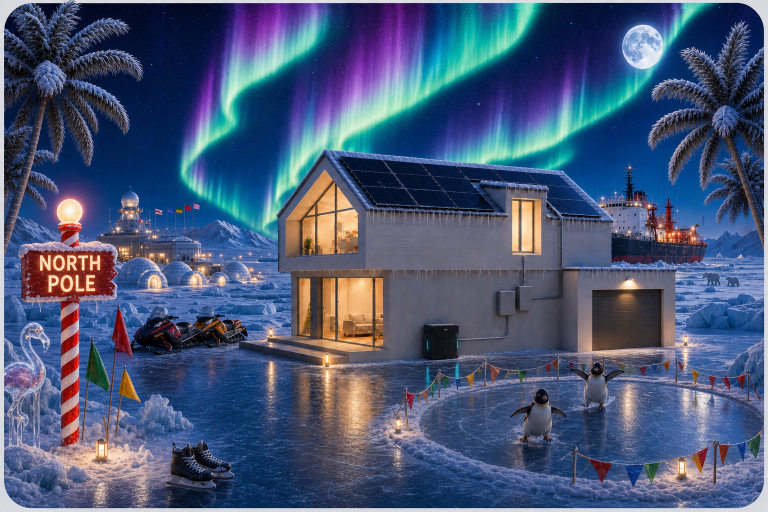
#> input picture images/-5 avond.png, 1536 x 1024 px (shown at 1/2 size); its folder holds only this picture in this run
$ python build-house-scenes-gif.py
#> lines starting #> are read from the running program, lines starting #| are printed output that depends on the picture
"""Build the lightweight README animation from all supplied house scenes."""

from pathlib import Path

from PIL import Image


ROOT = Path(__file__).resolve().parents[1]
SOURCE = ROOT / "images"
OUTPUT = ROOT / "docs" / "house-scenes.gif"
SIZE = (640, 427)
FRAME_DURATION_MS = 750

def build_frame(path: Path) -> Image.Image:
    with Image.open(path) as source:
#> source is the input picture: PIL image 1536x1024 RGB; mean R, G, B 72.5, 87.6, 118.9
        resized = source.convert("RGB").resize(SIZE, Image.Resampling.LANCZOS)
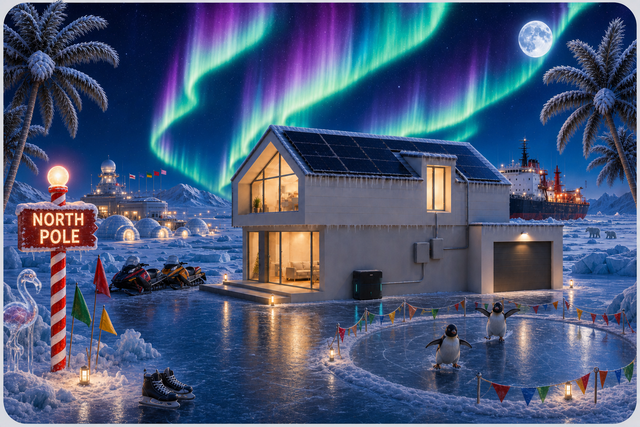
#> resized: PIL image 640x427 RGB; mean R, G, B 72.5, 87.6, 118.9
    return resized.quantize(colors=96, method=Image.Quantize.MEDIANCUT)
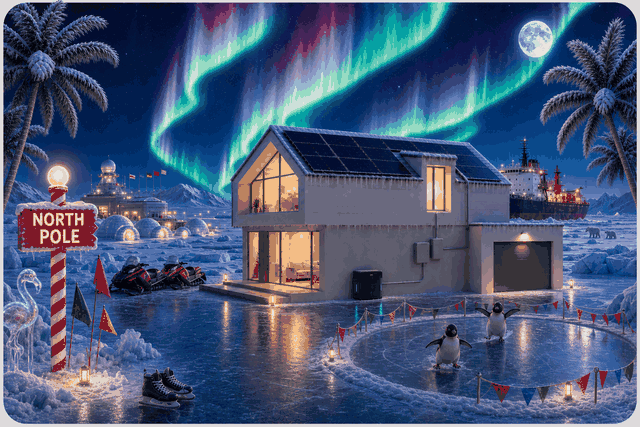
#> returned value: PIL image 640x427 P; mean R, G, B 72, 88, 119.2


def main() -> None:
    expected = sorted(SOURCE.rglob("*.png"), key=lambda path: path.as_posix())
    if not expected:
        raise FileNotFoundError("No scene images found")

    frames = [build_frame(path) for path in expected]
#> frames = 1 item
    OUTPUT.parent.mkdir(parents=True, exist_ok=True)
    frames[0].save(
        OUTPUT,
        save_all=True,
        append_images=frames[1:],
        duration=FRAME_DURATION_MS,
        loop=0,
        optimize=True,
        disposal=2,
    )
    print(f"Created {OUTPUT.relative_to(ROOT)} with {len(frames)} frames")
#| Created docs/house-scenes.gif with 1 frames


if __name__ == "__main__":
    main()

$ run again, on images/bevrijdingsdag avond.png
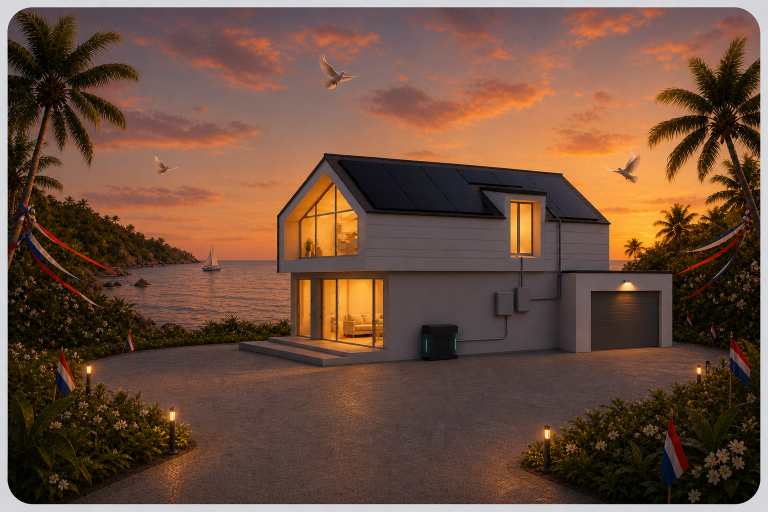
#> input picture images/bevrijdingsdag avond.png, 1536 x 1024 px (shown at 1/2 size)
#> in build_frame, source is the input picture: PIL image 1536x1024 RGB; mean R, G, B 109.2, 78.6, 61.4
#> in build_frame, `resized = source.convert("RGB").resize(SIZE, Image.Resampling.LANCZOS)`:
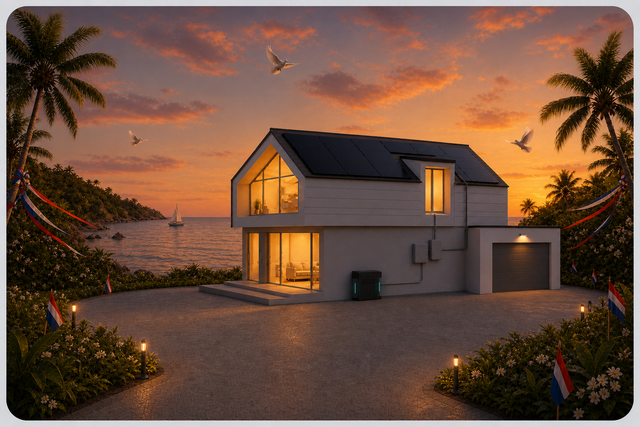
#> resized: PIL image 640x427 RGB; mean R, G, B 109.2, 78.6, 61.4
#> frames = 1 item
#| Created docs/house-scenes.gif with 1 frames

$ run again, on images/bevrijdingsdag overdag.png
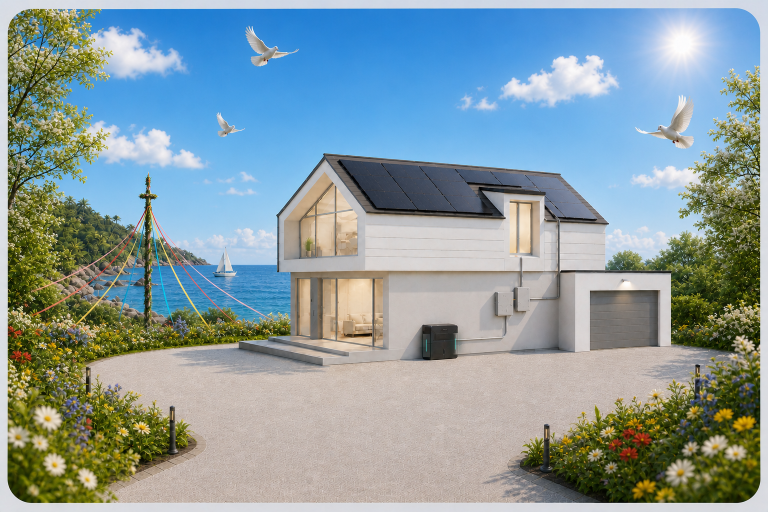
#> input picture images/bevrijdingsdag overdag.png, 1536 x 1024 px (shown at 1/2 size)
#> in build_frame, source is the input picture: PIL image 1536x1024 RGB; mean R, G, B 137.3, 155.8, 159.7
#> in build_frame, `resized = source.convert("RGB").resize(SIZE, Image.Resampling.LANCZOS)`:
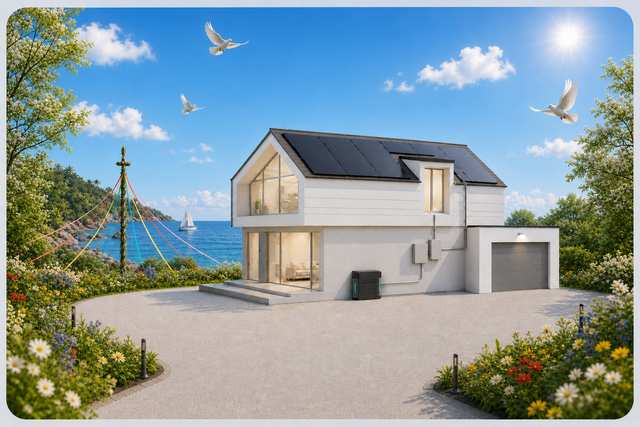
#> resized: PIL image 640x427 RGB; mean R, G, B 137.3, 155.8, 159.7
#> in build_frame, `return resized.quantize(colors=96, method=Image.Quantize.MEDIANCUT)`:
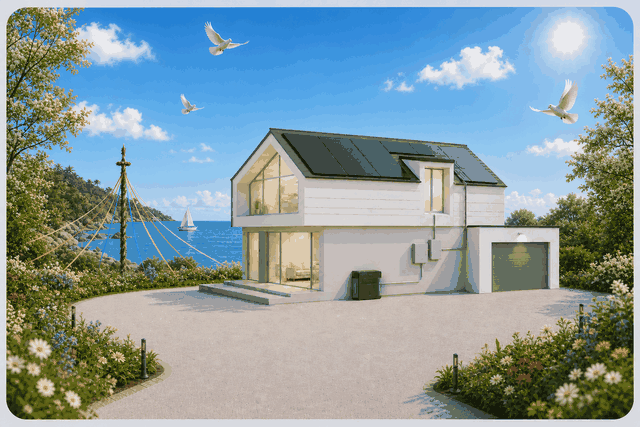
#> returned value: PIL image 640x427 P; mean R, G, B 136.6, 156, 160.5
#> frames = 1 item
#| Created docs/house-scenes.gif with 1 frames

$ run again, on images/bewolkt avond.png
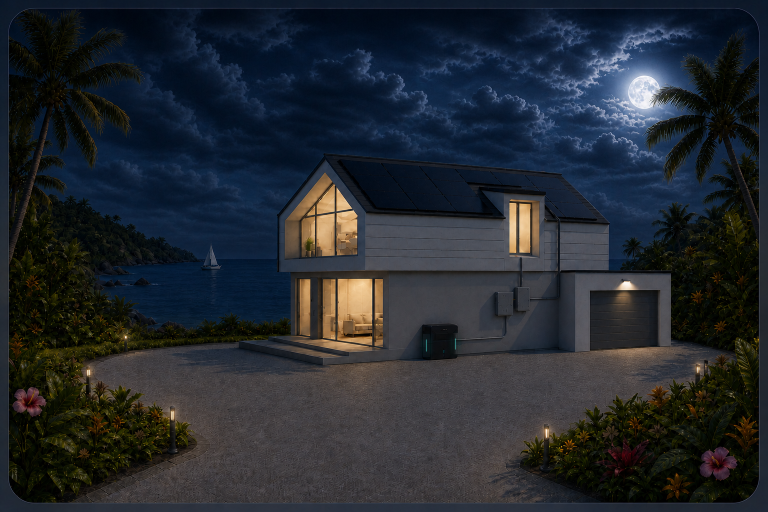
#> input picture images/bewolkt avond.png, 1536 x 1024 px (shown at 1/2 size)
#> in build_frame, source is the input picture: PIL image 1536x1024 RGB; mean R, G, B 35.9, 41, 47.5
#> in build_frame, `resized = source.convert("RGB").resize(SIZE, Image.Resampling.LANCZOS)`:
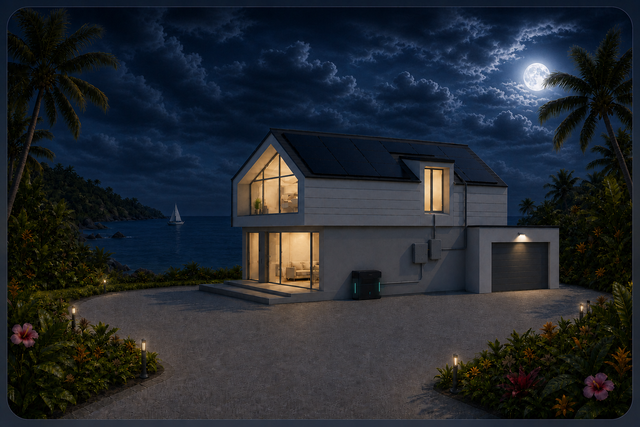
#> resized: PIL image 640x427 RGB; mean R, G, B 35.9, 41, 47.5
#> frames = 1 item
#| Created docs/house-scenes.gif with 1 frames

$ run again, on images/-5 overdag.png
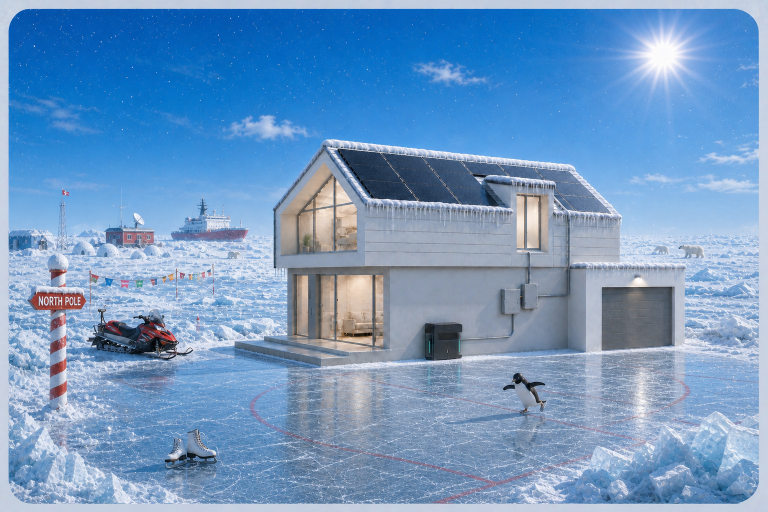
#> input picture images/-5 overdag.png, 1536 x 1024 px (shown at 1/2 size)
#> in build_frame, source is the input picture: PIL image 1536x1024 RGB; mean R, G, B 114, 153, 194.3
#> in build_frame, `resized = source.convert("RGB").resize(SIZE, Image.Resampling.LANCZOS)`:
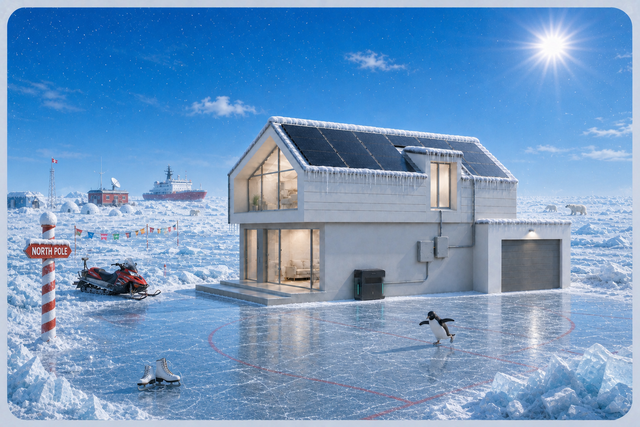
#> resized: PIL image 640x427 RGB; mean R, G, B 114, 153, 194.3
#> frames = 1 item
#| Created docs/house-scenes.gif with 1 frames
